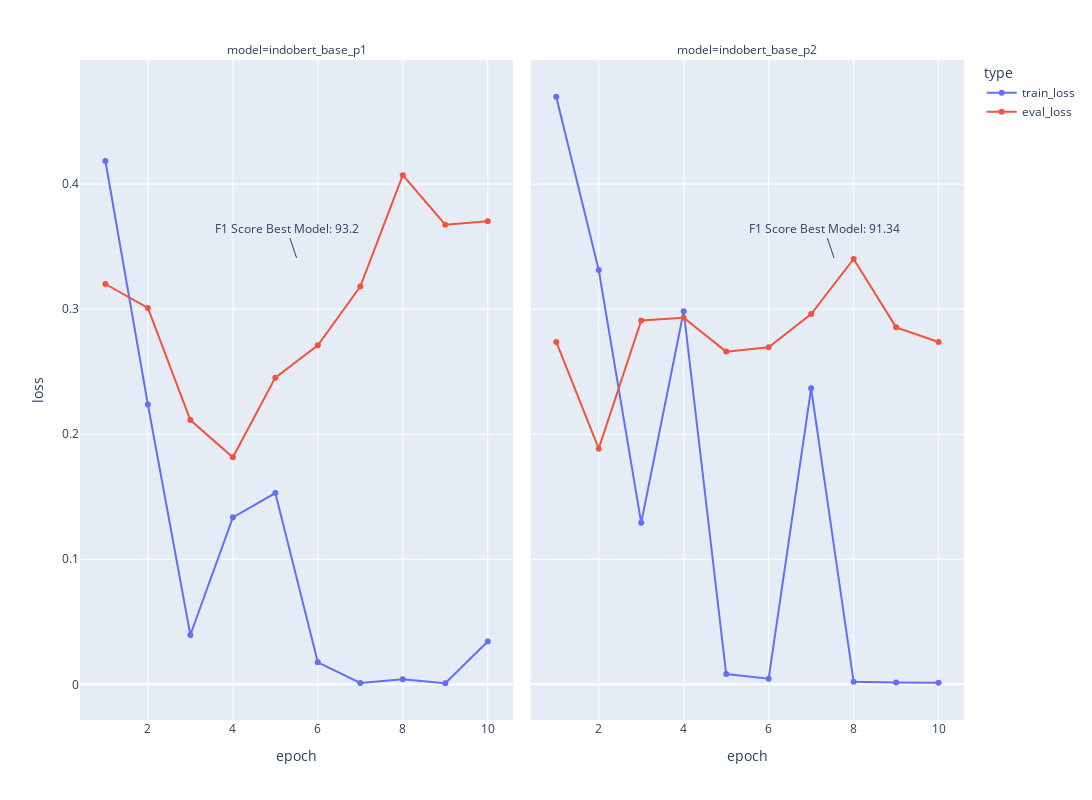

Notebook code for this chart:
### Code cell
fig = px.line(new_df, y='loss', x='epoch', markers=True, color='type', facet_col='model', facet_col_wrap=4, width=1700, height=800, 
                )
fig.add_annotation(
    xref="x domain",
    yref="y domain",
    # The arrow head will be 25% along the x axis, starting from the left
    x=0.5,
    # The arrow head will be 40% along the y axis, starting from the bottom
    y=0.7,
    text=f"F1 Score Best Model: {accuracy[0]}",
    row=0, col=1
)
fig.add_annotation(
    xref="x domain",
    yref="y domain",
    # The arrow head will be 25% along the x axis, starting from the left
    x=0.7,
    # The arrow head will be 40% along the y axis, starting from the bottom
    y=0.7,
    text=f"F1 Score Best Model: {accuracy[1]}",
    row=0, col=2
)
fig.show()

### Figure 1 — Plotly figure (JSON) as saved in the notebook; plotly's stock layout.template omitted (floating-point values rounded to 4 significant figures)
{"data": [{"hovertemplate": "type=train_loss<br>model=indobert_base_p1<br>epoch=%{x}<br>loss=%{y}<extra></extra>", "legendgroup": "train_loss", "line": {"color": "#636efa", "dash": "solid"}, "marker": {"symbol": "circle"}, "mode": "markers+lines", "name": "train_loss", "orientation": "v", "showlegend": true, "type": "scatter", "x": [1, 2, 3, 4, 5, 6, 7, 8, 9, 10], "xaxis": "x", "y": [0.4185, 0.2237, 0.03945, 0.1335, 0.1529, 0.01756, 0.001143, 0.003977, 0.0008462, 0.03423], "yaxis": "y"}, {"hovertemplate": "type=train_loss<br>model=indobert_base_p2<br>epoch=%{x}<br>loss=%{y}<extra></extra>", "legendgroup": "train_loss", "line": {"color": "#636efa", "dash": "solid"}, "marker": {"symbol": "circle"}, "mode": "markers+lines", "name": "train_loss", "orientation": "v", "showlegend": false, "type": "scatter", "x": [1, 2, 3, 4, 5, 6, 7, 8, 9, 10], "xaxis": "x2", "y": [0.4699, 0.3313, 0.1291, 0.2983, 0.008218, 0.004539, 0.2367, 0.001951, 0.001376, 0.001148], "yaxis": "y2"}, {"hovertemplate": "type=eval_loss<br>model=indobert_base_p1<br>epoch=%{x}<br>loss=%{y}<extra></extra>", "legendgroup": "eval_loss", "line": {"color": "#EF553B", "dash": "solid"}, "marker": {"symbol": "circle"}, "mode": "markers+lines", "name": "eval_loss", "orientation": "v", "showlegend": true, "type": "scatter", "x": [1, 2, 3, 4, 5, 6, 7, 8, 9, 10], "xaxis": "x", "y": [0.3201, 0.3009, 0.2113, 0.1815, 0.2452, 0.2711, 0.318, 0.4072, 0.3675, 0.3703], "yaxis": "y"}, {"hovertemplate": "type=eval_loss<br>model=indobert_base_p2<br>epoch=%{x}<br>loss=%{y}<extra></extra>", "legendgroup": "eval_loss", "line": {"color": "#EF553B", "dash": "solid"}, "marker": {"symbol": "circle"}, "mode": "markers+lines", "name": "eval_loss", "orientation": "v", "showlegend": false, "type": "scatter", "x": [1, 2, 3, 4, 5, 6, 7, 8, 9, 10], "xaxis": "x2", "y": [0.2738, 0.1884, 0.2909, 0.2932, 0.266, 0.2695, 0.2961, 0.3402, 0.2854, 0.2737], "yaxis": "y2"}], "layout": {"annotations": [{"showarrow": false, "text": "model=indobert_base_p1", "x": 0.245, "xanchor": "center", "xref": "paper", "y": 1, "yanchor": "bottom", "yref": "paper"}, {"showarrow": false, "text": "model=indobert_base_p2", "x": 0.755, "xanchor": "center", "xref": "paper", "y": 1, "yanchor": "bottom", "yref": "paper"}, {"text": "F1 Score Best Model: 93.2", "x": 0.5, "xref": "x domain", "y": 0.7, "yref": "y domain"}, {"text": "F1 Score Best Model: 91.34", "x": 0.7, "xref": "x2 domain", "y": 0.7, "yref": "y2 domain"}], "height": 800, "legend": {"title": {"text": "type"}, "tracegroupgap": 0}, "margin": {"t": 60}, "width": 1700, "xaxis": {"anchor": "y", "domain": [0, 0.49], "title": {"text": "epoch"}}, "xaxis2": {"anchor": "y2", "domain": [0.51, 1], "matches": "x", "title": {"text": "epoch"}}, "yaxis": {"anchor": "x", "domain": [0, 1], "title": {"text": "loss"}}, "yaxis2": {"anchor": "x2", "domain": [0, 1], "matches": "y", "showticklabels": false}}}
